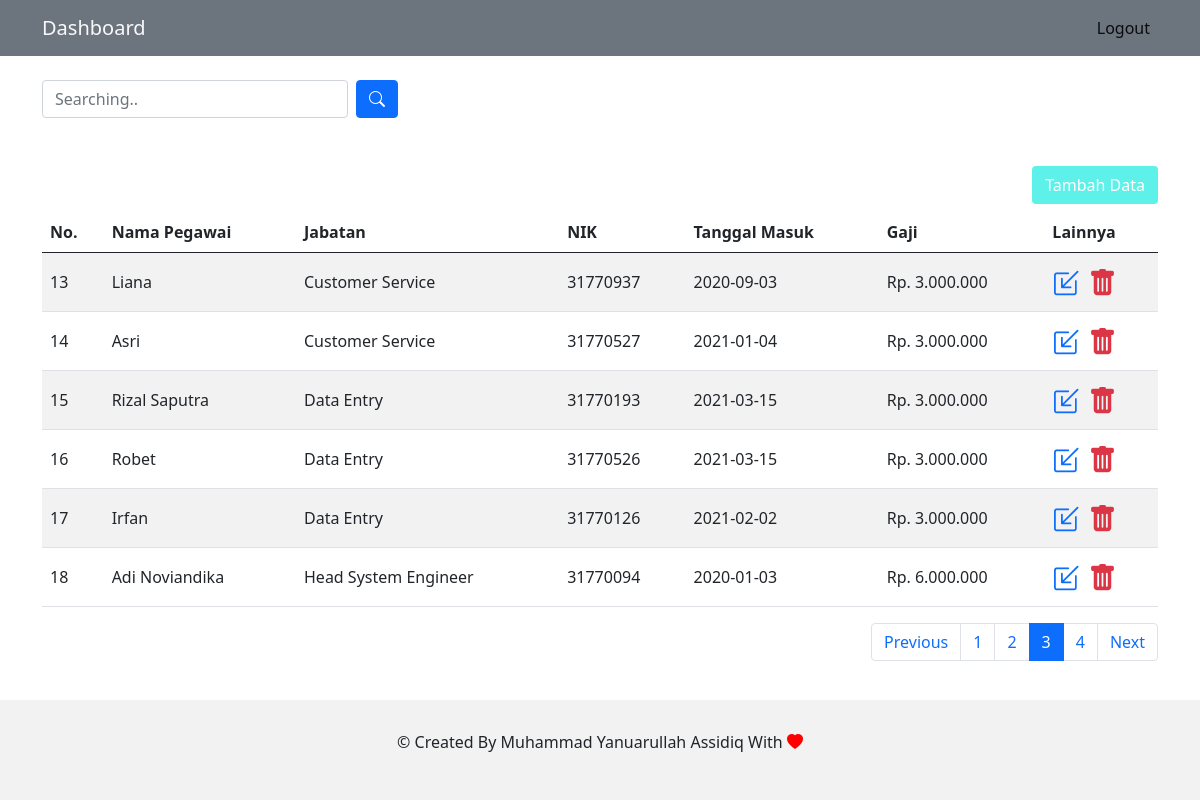
The app's page /index.php?p=3 (signed in) with its own data.
### tables this page shows
CREATE TABLE `data_pegawai` (
  `id` int(11) NOT NULL,
  `nama_pegawai` varchar(50) NOT NULL,
  `jabatan` varchar(50) NOT NULL,
  `nik` char(8) NOT NULL,
  `tanggal_masuk` varchar(30) NOT NULL,
  `gaji` int(15) NOT NULL
);

### myfunctions/functions.php (called while the page is built, shortened)
<?php
    $db = mysqli_connect("localhost", "root", "", "latihan");
    function queryLoop($query) {
        global $db;
        $result = mysqli_query($db, $query);
        $rows = [];
        while( $row = mysqli_fetch_assoc($result) ) {
        $rows[] = $row;
        }
        return $rows;
    }
    function rupiah($angka) {
        $hasil = "Rp. " . number_format($angka, "0", ",", ".");
        return $hasil;
    }
?>

### index.php (the view, shortened to what this page needs)
<?php
  require "myfunctions/functions.php";
  $jumlahDataPerHalaman = 6;
  $jumlahData = count(queryLoop("SELECT * FROM data_pegawai"));
  $jumlahHalaman = ceil($jumlahData / $jumlahDataPerHalaman);
  if( isset($_GET["p"]) ){
      $halamanAktif = $_GET["p"];
  } else{
      $halamanAktif = 1;
  }
  $awalData = ( $jumlahDataPerHalaman * $halamanAktif ) - $jumlahDataPerHalaman;
  $pegawai = queryLoop("SELECT * FROM data_pegawai ORDER BY id DESC LIMIT $awalData, $jumlahDataPerHalaman");
?>
<!doctype html>
<html lang="en">
  <head>
    <link href="https://cdn.jsdelivr.net/npm/bootstrap@5.1.0/dist/css/bootstrap.min.css" rel="stylesheet">
    <link rel="stylesheet" href="https://cdn.jsdelivr.net/npm/bootstrap-icons@1.5.0/font/bootstrap-icons.css">
    <link href="style/cantik.css" rel="stylesheet">
  </head>
  <body>
    <nav class="navbar navbar-expand-lg navbar-light bg-secondary">
      <div class="container">
        <a class="navbar-brand text-light hover-head" href="index.php">Dashboard</a>
        <div class="collapse navbar-collapse" id="navbarNav">
          <ul class="navbar-nav ms-auto">
            <li class="nav-item">
              <a class="nav-link active utility-btn" aria-current="page" href="page/logout.php">Logout</a>
            </li>
          </ul>
        </div>
      </div>
    </nav>
    <section class="container mt-4">
      <div class="row">
        <div class="col-md-4">
          <form action="" method="post" class="d-flex">
            <input type="text" autofocus autocomplete="off" class="form-control" id="keyword" placeholder="Searching.." name="keyword">
            <button class="btn btn-primary ms-2" name="cari">
              <i class="bi bi-search"></i>
            </button>
          </form>
        </div>
      </div>
    </section>
    <section class="container d-flex flex-row-reverse mt-5 hover-a">
        <a href="page/tambah.php" class="text-decoration-none text-white btn btn-tambahdata">Tambah Data</a>
    </section>
    <section class="container tabel mt-2" id="table">
      <div class="row">
        <div class="col-md-12">
          <table class="table table-striped table-hover">
            <thead>
              <tr>
                <th>No.</th>
                <th>Nama Pegawai</th>
                <th>Jabatan</th>
                <th>NIK</th>
                <th>Tanggal Masuk</th>
                <th>Gaji</th>
                <th>Lainnya</th>
              </tr>
            </thead>
            <tbody>
              <?php $i = 1; ?>
              <?php foreach( $pegawai as $row ) : ?>
              <tr>
                <td class="align-middle"><?= $i + $awalData; ?></td>
                <td class="align-middle"><?= $row["nama_pegawai"]; ?></td>
                <td class="align-middle"><?= $row["jabatan"]; ?></td>
                <td class="align-middle"><?= $row["nik"]; ?></td>
                <td class="align-middle"><?= $row["tanggal_masuk"]; ?></td>
                <td class="align-middle"><?= rupiah($row["gaji"]); ?></td>
                <td>
                  <a href="page/ubah.php?id=<?= $row["id"]; ?>" class="fs-3"><i class="bi bi-box-arrow-in-down-left"></i></a>
                  <a href="page/hapus.php?id=<?= $row["id"]; ?>" onclick="return confirm('Apakah anda yakin ingin menghapus data ini?')" class="fs-3 text-danger ms-1"><i class="bi bi-trash-fill delete-btn"></i></a>
                </td>
              </tr>
              <?php $i++ ?>
              <?php endforeach; ?>
            </tbody>
          </table>
        </div>
      </div>
    </section>
    <?php if( !isset($_POST["cari"]) ) : ?>
      <section class="container" id="pagination">
        <nav aria-label="Page navigation example">
          <ul class="pagination justify-content-end">
            <?php if( $halamanAktif > 1 ) : ?>
              <li class="page-item">
                <a class="page-link" href="?p=<?= $halamanAktif - 1 ; ?>">Previous</a>
              </li>
            <?php else : ?>
              <li class="page-item disabled">
                <a class="page-link">Previous</a>
              </li>
            <?php endif; ?>
            <?php for( $i = 1; $i <= $jumlahHalaman; $i++ ) : ?>
              <?php if( $i == $halamanAktif ) : ?>
                <li class="page-item active"><a class="page-link" href="?p=<?= $i; ?>"><?= $i; ?></a></li>
              <?php else :?>
                <li class="page-item"><a class="page-link" href="?p=<?= $i; ?>"><?= $i; ?></a></li>
              <?php endif; ?>
            <?php endfor; ?>
            <?php if( $halamanAktif < $jumlahHalaman ) : ?>
              <li class="page-item">
                <a class="page-link" href="?p=<?= $halamanAktif + 1; ?>">Next</a>
              </li>
            <?php else : ?>
              <li class="page-item disabled">
                <a class="page-link">Next</a>
              </li>
            <?php endif; ?>
          </ul>
        </nav>
      </section>
    <?php endif; ?>
    <footer class="text-center">
      <p>&copy; Created By <a href="https://github.com/arul2101" class="text-reset" target="_blank">Muhammad Yanuarullah Assidiq</a> With <i class="bi bi-heart-fill"></i> </p>
    </footer>
  </body>
</html>

### style/cantik.css (style rules this page uses)
body { min-height: 100vh; }
.btn-tambahdata { background-color: rgb(93, 241, 234) !important; }
footer { position: sticky; top: 100%; background-color: rgba(0, 0, 0, 0.05); padding: 30px; }
footer i { color: red; }
footer a { text-decoration: none; }

### records on screen
data_pegawai: awalData "13", nama_pegawai "Liana", jabatan "Customer Service", nik "31770937", tanggal_masuk "2020-09-03", gaji "Rp. 3.000.000"
data_pegawai: awalData "14", nama_pegawai "Asri", jabatan "Customer Service", nik "31770527", tanggal_masuk "2021-01-04", gaji "Rp. 3.000.000"
data_pegawai: awalData "15", nama_pegawai "Rizal Saputra", jabatan "Data Entry", nik "31770193", tanggal_masuk "2021-03-15", gaji "Rp. 3.000.000"
data_pegawai: awalData "16", nama_pegawai "Robet", jabatan "Data Entry", nik "31770526", tanggal_masuk "2021-03-15", gaji "Rp. 3.000.000"
data_pegawai: awalData "17", nama_pegawai "Irfan", jabatan "Data Entry", nik "31770126", tanggal_masuk "2021-02-02", gaji "Rp. 3.000.000"
data_pegawai: awalData "18", nama_pegawai "Adi Noviandika", jabatan "Head System Engineer", nik "31770094", tanggal_masuk "2020-01-03", gaji "Rp. 6.000.000"
